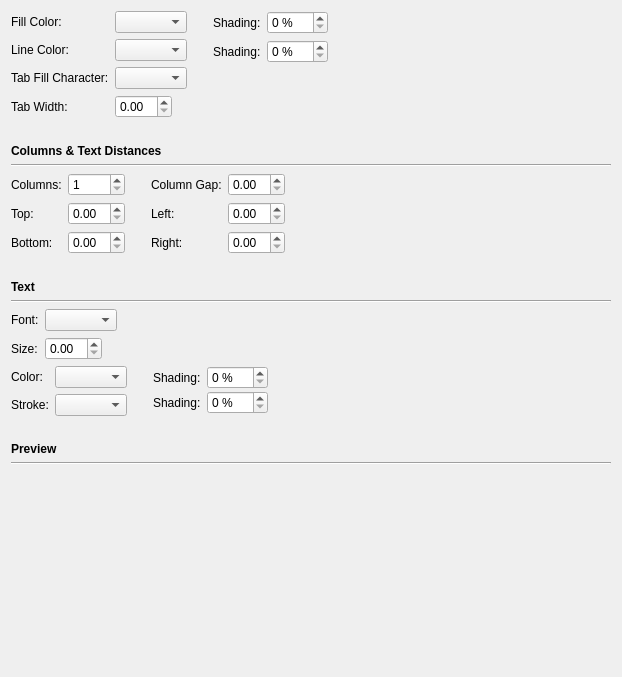
         <widget class="QWidget" name="scrollAreaWidgetContents">
          <property name="geometry">
           <rect>
            <x>0</x>
            <y>-44</y>
            <width>622</width>
            <height>677</height>
           </rect>
          </property>
          <layout class="QVBoxLayout" name="verticalLayout_2">
           <item>
            <layout class="QHBoxLayout" name="horizontalLayout_5">
             <item>
              <layout class="QFormLayout" name="formLayout_3">
               <property name="fieldGrowthPolicy">
                <enum>QFormLayout::FieldsStayAtSizeHint</enum>
               </property>
               <property name="formAlignment">
                <set>Qt::AlignLeading|Qt::AlignLeft|Qt::AlignTop</set>
               </property>
               <item row="0" column="0">
                <widget class="QLabel" name="label_30">
                 <property name="text">
                  <string>Fill Color:</string>
                 </property>
                </widget>
               </item>
               <item row="0" column="1">
                <widget class="ColorCombo" name="textFrameFillColorComboBox"/>
               </item>
               <item row="1" column="0">
                <widget class="QLabel" name="label_31">
                 <property name="text">
                  <string>Line Color:</string>
                 </property>
                </widget>
               </item>
               <item row="1" column="1">
                <widget class="ColorCombo" name="textFrameLineColorComboBox"/>
               </item>
               <item row="2" column="0">
                <widget class="QLabel" name="label_9">
                 <property name="text">
                  <string>Tab Fill Character:</string>
                 </property>
                </widget>
               </item>
               <item row="2" column="1">
                <widget class="QComboBox" name="textTabFillCharComboBox"/>
               </item>
               <item row="3" column="0">
                <widget class="QLabel" name="label_14">
                 <property name="text">
                  <string>Tab Width:</string>
                 </property>
                </widget>
               </item>
               <item row="3" column="1">
                <widget class="ScrSpinBox" name="textTabWidthSpinBox"/>
               </item>
              </layout>
             </item>
             <item>
              <spacer name="horizontalSpacer_8">
               <property name="orientation">
                <enum>Qt::Horizontal</enum>
               </property>
               <property name="sizeType">
                <enum>QSizePolicy::Fixed</enum>
               </property>
               <property name="sizeHint" stdset="0">
                <size>
                 <width>20</width>
                 <height>20</height>
                </size>
               </property>
              </spacer>
             </item>
             <item>
              <layout class="QFormLayout" name="formLayout_10">
               <property name="fieldGrowthPolicy">
                <enum>QFormLayout::FieldsStayAtSizeHint</enum>
               </property>
               <item row="0" column="0">
                <widget class="QLabel" name="label_32">
                 <property name="text">
                  <string>Shading:</string>
                 </property>
                </widget>
               </item>
               <item row="0" column="1">
                <widget class="QSpinBox" name="textFrameFillShadingSpinBox">
                 <property name="suffix">
                  <string> %</string>
                 </property>
                 <property name="maximum">
                  <number>100</number>
                 </property>
                </widget>
               </item>
               <item row="1" column="0">
                <widget class="QLabel" name="label_33">
                 <property name="text">
                  <string>Shading:</string>
                 </property>
                </widget>
               </item>
               <item row="1" column="1">
                <widget class="QSpinBox" name="textFrameLineShadingSpinBox">
                 <property name="suffix">
                  <string> %</string>
                 </property>
                 <property name="maximum">
                  <number>100</number>
                 </property>
                </widget>
               </item>
               <item row="2" column="0">
                <widget class="QLabel" name="label_42">
                 <property name="text">
                  <string/>
                 </property>
                </widget>
               </item>
               <item row="3" column="0">
                <widget class="QLabel" name="label_43">
                 <property name="text">
                  <string/>
                 </property>
                </widget>
               </item>
              </layout>
             </item>
             <item>
              <spacer name="horizontalSpacer_9">
               <property name="orientation">
                <enum>Qt::Horizontal</enum>
               </property>
               <property name="sizeHint" stdset="0">
                <size>
                 <width>40</width>
                 <height>20</height>
                </size>
               </property>
              </spacer>
             </item>
            </layout>
           </item>
           <item>
            <spacer name="verticalSpacer_10">
             <property name="orientation">
              <enum>Qt::Vertical</enum>
             </property>
             <property name="sizeType">
              <enum>QSizePolicy::Fixed</enum>
             </property>
             <property name="sizeHint" stdset="0">
              <size>
               <width>20</width>
               <height>20</height>
              </size>
             </property>
            </spacer>
           </item>
           <item>
            <widget class="QLabel" name="label_44">
             <property name="font">
              <font>
               <weight>75</weight>
               <bold>true</bold>
              </font>
             </property>
             <property name="text">
              <string>Columns &amp; Text Distances</string>
             </property>
            </widget>
           </item>
           <item>
            <widget class="Line" name="line_6">
             <property name="orientation">
              <enum>Qt::Horizontal</enum>
             </property>
            </widget>
           </item>
           <item>
            <layout class="QHBoxLayout" name="horizontalLayout_9">
             <item>
              <layout class="QFormLayout" name="formLayout_12">
               <item row="1" column="0">
                <widget class="QLabel" name="label_13">
                 <property name="text">
                  <string>Top:</string>
                 </property>
                </widget>
               </item>
               <item row="1" column="1">
                <widget class="ScrSpinBox" name="topTextDistanceSpinBox"/>
               </item>
               <item row="2" column="0">
                <widget class="QLabel" name="label_12">
                 <property name="text">
                  <string>Bottom:</string>
                 </property>
                </widget>
               </item>
               <item row="2" column="1">
                <widget class="ScrSpinBox" name="bottomTextDistanceSpinBox"/>
               </item>
               <item row="0" column="0">
                <widget class="QLabel" name="label_10">
                 <property name="text">
                  <string>Columns:</string>
                 </property>
                </widget>
               </item>
               <item row="0" column="1">
                <widget class="QSpinBox" name="textColumnsSpinBox">
                 <property name="minimum">
                  <number>1</number>
                 </property>
                </widget>
               </item>
              </layout>
             </item>
             <item>
              <spacer name="horizontalSpacer_13">
               <property name="orientation">
                <enum>Qt::Horizontal</enum>
               </property>
               <property name="sizeType">
                <enum>QSizePolicy::Fixed</enum>
               </property>
               <property name="sizeHint" stdset="0">
                <size>
                 <width>20</width>
                 <height>20</height>
                </size>
               </property>
              </spacer>
             </item>
             <item>
              <layout class="QFormLayout" name="formLayout_13">
               <item row="1" column="0">
                <widget class="QLabel" name="label_39">
                 <property name="text">
                  <string>Left:</string>
                 </property>
                </widget>
               </item>
               <item row="1" column="1">
                <widget class="ScrSpinBox" name="leftTextDistanceSpinBox"/>
               </item>
               <item row="2" column="0">
                <widget class="QLabel" name="label_41">
                 <property name="text">
                  <string>Right:</string>
                 </property>
                </widget>
               </item>
               <item row="2" column="1">
                <widget class="ScrSpinBox" name="rightTextDistanceSpinBox"/>
               </item>
               <item row="0" column="0">
                <widget class="QLabel" name="label_17">
                 <property name="text">
                  <string>Column Gap:</string>
                 </property>
                </widget>
               </item>
               <item row="0" column="1">
                <widget class="ScrSpinBox" name="textColumnGapSpinBox"/>
               </item>
              </layout>
             </item>
             <item>
              <spacer name="horizontalSpacer_15">
               <property name="orientation">
                <enum>Qt::Horizontal</enum>
               </property>
               <property name="sizeHint" stdset="0">
                <size>
                 <width>40</width>
                 <height>20</height>
                </size>
               </property>
              </spacer>
             </item>
            </layout>
           </item>
           <item>
            <spacer name="verticalSpacer">
             <property name="orientation">
              <enum>Qt::Vertical</enum>
             </property>
             <property name="sizeType">
              <enum>QSizePolicy::Fixed</enum>
             </property>
             <property name="sizeHint" stdset="0">
              <size>
               <width>20</width>
               <height>20</height>
              </size>
             </property>
            </spacer>
           </item>
           <item>
            <widget class="QLabel" name="label_19">
             <property name="font">
              <font>
               <weight>75</weight>
               <bold>true</bold>
              </font>
             </property>
             <property name="text">
              <string>Text</string>
             </property>
            </widget>
           </item>
           <item>
            <widget class="Line" name="line_5">
             <property name="orientation">
              <enum>Qt::Horizontal</enum>
             </property>
            </widget>
           </item>
           <item>
            <layout class="QHBoxLayout" name="horizontalLayout_8">
             <item>
              <layout class="QFormLayout" name="formLayout">
               <property name="fieldGrowthPolicy">
                <enum>QFormLayout::FieldsStayAtSizeHint</enum>
               </property>
               <item row="0" column="0">
                <widget class="QLabel" name="label_3">
                 <property name="text">
                  <string>Font:</string>
                 </property>
                </widget>
               </item>
               <item row="0" column="1">
                <widget class="FontCombo" name="textFontComboBox"/>
               </item>
               <item row="1" column="0">
                <widget class="QLabel" name="label_4">
                 <property name="text">
                  <string>Size:</string>
                 </property>
                </widget>
               </item>
               <item row="1" column="1">
                <widget class="ScrSpinBox" name="textSizeSpinBox"/>
               </item>
              </layout>
             </item>
             <item>
              <spacer name="horizontalSpacer_14">
               <property name="orientation">
                <enum>Qt::Horizontal</enum>
               </property>
               <property name="sizeHint" stdset="0">
                <size>
                 <width>40</width>
                 <height>20</height>
                </size>
               </property>
              </spacer>
             </item>
            </layout>
           </item>
           <item>
            <layout class="QHBoxLayout" name="horizontalLayout_3">
             <item>
              <layout class="QFormLayout" name="formLayout_14">
               <item row="0" column="0">
                <widget class="QLabel" name="label_5">
                 <property name="text">
                  <string>Color:</string>
                 </property>
                </widget>
               </item>
               <item row="0" column="1">
                <widget class="ColorCombo" name="textColorComboBox"/>
               </item>
               <item row="1" column="0">
                <widget class="QLabel" name="label_6">
                 <property name="text">
                  <string>Stroke:</string>
                 </property>
                </widget>
               </item>
               <item row="1" column="1">
                <widget class="ColorCombo" name="textStrokeColorComboBox"/>
               </item>
              </layout>
             </item>
             <item>
              <spacer name="horizontalSpacer">
               <property name="orientation">
                <enum>Qt::Horizontal</enum>
               </property>
               <property name="sizeType">
                <enum>QSizePolicy::Fixed</enum>
               </property>
               <property name="sizeHint" stdset="0">
                <size>
                 <width>20</width>
                 <height>20</height>
                </size>
               </property>
              </spacer>
             </item>
             <item>
              <layout class="QFormLayout" name="formLayout_2">
               <property name="sizeConstraint">
                <enum>QLayout::SetDefaultConstraint</enum>
               </property>
               <property name="fieldGrowthPolicy">
                <enum>QFormLayout::FieldsStayAtSizeHint</enum>
               </property>
               <property name="verticalSpacing">
                <number>2</number>
               </property>
               <item row="0" column="0">
                <widget class="QLabel" name="label_16">
                 <property name="text">
                  <string>Shading:</string>
                 </property>
                </widget>
               </item>
               <item row="0" column="1">
                <widget class="QSpinBox" name="textColorShadingSpinBox">
                 <property name="suffix">
                  <string> %</string>
                 </property>
                 <property name="maximum">
                  <number>100</number>
                 </property>
                </widget>
               </item>
               <item row="1" column="0">
                <widget class="QLabel" name="label_15">
                 <property name="text">
                  <string>Shading:</string>
                 </property>
                </widget>
               </item>
               <item row="1" column="1">
                <widget class="QSpinBox" name="textStrokeShadingSpinBox">
                 <property name="suffix">
                  <string> %</string>
                 </property>
                 <property name="maximum">
                  <number>100</number>
                 </property>
                </widget>
               </item>
              </layout>
             </item>
             <item>
              <spacer name="horizontalSpacer_2">
               <property name="orientation">
                <enum>Qt::Horizontal</enum>
               </property>
               <property name="sizeHint" stdset="0">
                <size>
                 <width>40</width>
                 <height>20</height>
                </size>
               </property>
              </spacer>
             </item>
            </layout>
           </item>
           <item>
            <spacer name="verticalSpacer_3">
             <property name="orientation">
              <enum>Qt::Vertical</enum>
             </property>
             <property name="sizeType">
              <enum>QSizePolicy::Fixed</enum>
             </property>
             <property name="sizeHint" stdset="0">
              <size>
               <width>20</width>
               <height>20</height>
              </size>
             </property>
            </spacer>
           </item>
           <item>
            <widget class="QLabel" name="label_11">
             <property name="font">
              <font>
               <weight>75</weight>
               <bold>true</bold>
              </font>
             </property>
             <property name="text">
              <string>Preview</string>
             </property>
            </widget>
           </item>
           <item>
            <widget class="Line" name="line_3">
             <property name="orientation">
              <enum>Qt::Horizontal</enum>
             </property>
            </widget>
           </item>
           <item>
            <widget class="QLabel" name="textPreviewWidget">
             <property name="sizePolicy">
              <sizepolicy hsizetype="Expanding" vsizetype="Preferred">
               <horstretch>0</horstretch>
               <verstretch>0</verstretch>
              </sizepolicy>
             </property>
             <property name="minimumSize">
              <size>
               <width>400</width>
               <height>100</height>
              </size>
             </property>
             <property name="frameShape">
              <enum>QFrame::NoFrame</enum>
             </property>
             <property name="text">
              <string/>
             </property>
            </widget>
           </item>
           <item>
            <spacer name="verticalSpacer_2">
             <property name="orientation">
              <enum>Qt::Vertical</enum>
             </property>
             <property name="sizeHint" stdset="0">
              <size>
               <width>20</width>
               <height>13</height>
              </size>
             </property>
            </spacer>
           </item>
          </layout>
         </widget>
